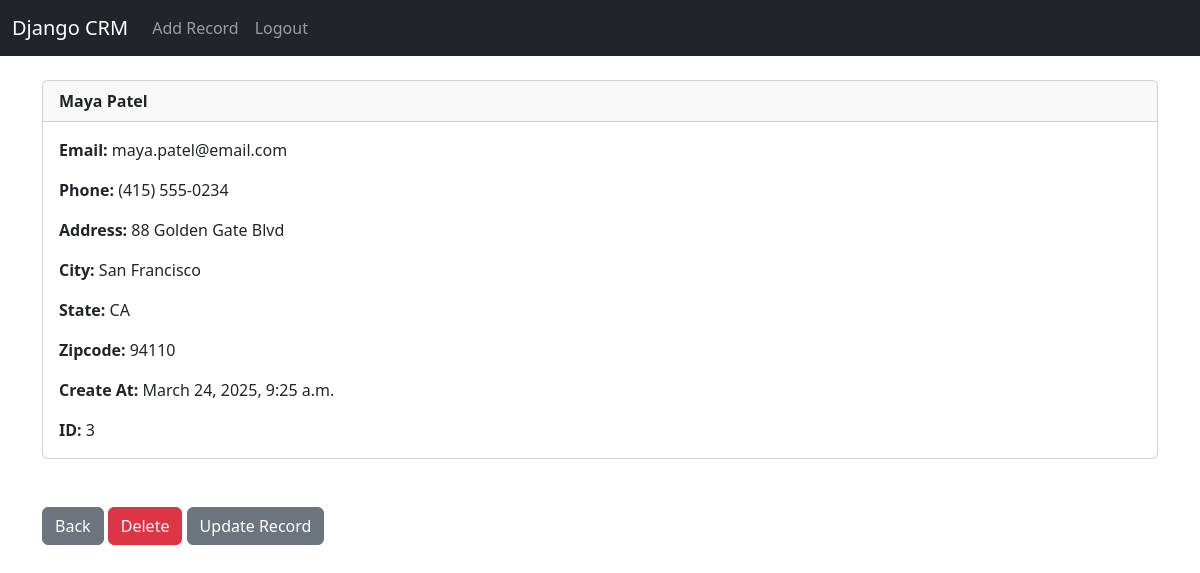
Screenshot of /record/3 (signed in) with the database file from the repository.
### website/models.py (models this page shows, shortened)
class Record(models.Model):
	created_at = models.DateTimeField(auto_now_add=True)
	first_name = models.CharField(max_length=50)
	last_name =  models.CharField(max_length=50)
	email =  models.CharField(max_length=100)
	phone = models.CharField(max_length=15)
	address =  models.CharField(max_length=100)
	city =  models.CharField(max_length=50)
	state =  models.CharField(max_length=50)
	zipcode =  models.CharField(max_length=20)

### website/views.py (the view)
# urls.py: path('record/<int:pk>', views.customer_record, name='record'),
def customer_record(request, pk):
	if request.user.is_authenticated:
		customer_record = Record.objects.get(id=pk)
		return render(request, 'record.html', {'customer_record':customer_record})
	else:
		messages.success(request, "You Must Be Logged In To View That Page...")
		return redirect('home')

### website/templates/record.html
{% extends 'base.html' %}
{% block content %}
<div class="card">
  <div class="card-header"><strong>
    	{{ customer_record.first_name }}
		{{ customer_record.last_name }}</strong>
  </div>
  <div class="card-body">
<p class="card-text">
<strong>Email: </strong>{{ customer_record.email }}</p>
<p class="card-text">
<strong>Phone: </strong>{{ customer_record.phone }}
</p>
<p class="card-text">
<strong>Address: </strong>{{ customer_record.address }}</p>
<p class="card-text">
<strong>City: </strong>{{ customer_record.city }}</p>
<p class="card-text">
<strong>State: </strong>{{ customer_record.state }}</p>
<p class="card-text">
<strong>Zipcode: </strong>{{ customer_record.zipcode }}</p>
<p class="card-text">
<strong>Create At: </strong>{{ customer_record.created_at }}</p>
<p class="card-text">
<strong>ID: </strong>{{ customer_record.id }}</p>
  </div>
</div>
<br/><br/>
<a href="{% url 'home' %}" class="btn btn-secondary">Back</a>
<a href="{% url 'delete_record' customer_record.id %}" class="btn btn-danger">Delete</a>
<a href="{% url 'update_record' customer_record.id %}" class="btn btn-secondary">Update Record</a>
{% endblock %}

### rows the page displays
Record: first_name "Maya", last_name "Patel", email "maya.patel@email.com", phone "(415) 555-0234", address "88 Golden Gate Blvd", city "San Francisco", state "CA", zipcode "94110", created_at "March 24, 2025, 9:25 a.m.", id "3"
